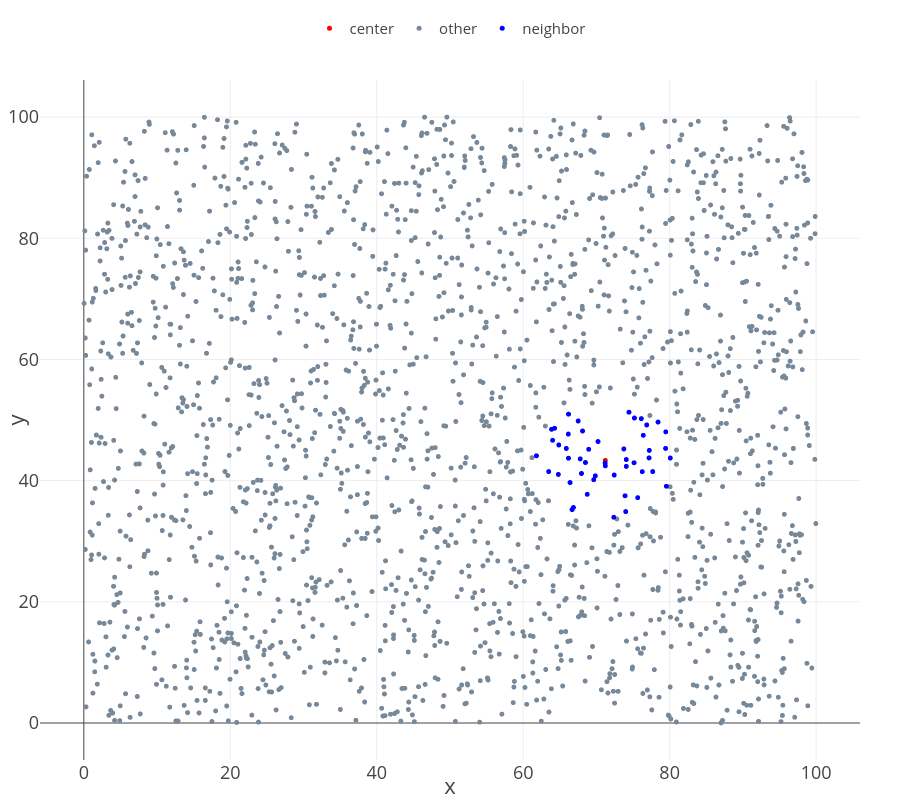

Notebook code cell kept with this figure:
### Code cell
fig = px.scatter(df,
                 x="x", 
                 y="y", 
                 color="category",
                 color_discrete_map={"other": "lightslategrey", "center": "red", "neighbor": "blue"})
fig.update_traces(marker=dict(size=5))
fig.update_layout(
    legend=dict(title_text='', 
                font_size=15,
                orientation="h",
                xanchor="center",
                x=0.5,
                yanchor="top",
                y=1.1),
    margin=dict(l=40, r=40, t=40, b=40),
    width=900, 
    height=800,
    template='presentation')
fig.show()

### Figure 1 — Plotly figure (JSON) as saved in the notebook; plotly's stock layout.template omitted (floating-point values rounded to 4 significant figures; data arrays with more than 128 entries replaced by an {"elided": "..."} marker saying what was removed)
{"data": [{"hovertemplate": "category=center<br>x=%{x}<br>y=%{y}<extra></extra>", "legendgroup": "center", "marker": {"color": "red", "size": 5, "symbol": "circle"}, "mode": "markers", "name": "center", "showlegend": true, "type": "scattergl", "x": [71.22], "xaxis": "x", "y": [43.33], "yaxis": "y"}, {"hovertemplate": "category=other<br>x=%{x}<br>y=%{y}<extra></extra>", "legendgroup": "other", "marker": {"color": "lightslategrey", "size": 5, "symbol": "circle"}, "mode": "markers", "name": "other", "showlegend": true, "type": "scattergl", "x": {"elided": "1950 float values"}, "xaxis": "x", "y": {"elided": "1950 float values"}, "yaxis": "y"}, {"hovertemplate": "category=neighbor<br>x=%{x}<br>y=%{y}<extra></extra>", "legendgroup": "neighbor", "marker": {"color": "blue", "size": 5, "symbol": "circle"}, "mode": "markers", "name": "neighbor", "showlegend": true, "type": "scattergl", "x": [78.42, 77.22, 70.22, 77.19, 76.87, 67.96, 69.85, 76.13, 75.19, 73.91, 75.64, 65.89, 64.28, 71.22, 61.81, 74.08, 68.11, 79.55, 66.16, 67.79, 71.19, 64.8, 69.63, 68.75, 72.37, 76.4, 68.95, 74.44, 80.09, 73.74, 66.18, 76.26, 75.14, 67.51, 74.0, 77.69, 66.68, 63.48, 68.5, 64.02, 66.4, 74.08, 72.43, 66.19, 79.45, 63.88, 79.47, 64.86, 66.86], "xaxis": "x", "y": [49.66, 44.99, 46.45, 43.75, 49.19, 41.18, 40.79, 50.23, 50.33, 37.5, 37.19, 45.31, 48.64, 42.44, 44.1, 43.48, 48.19, 39.07, 47.68, 43.59, 42.92, 41.02, 40.15, 37.74, 33.96, 47.48, 45.17, 51.29, 43.73, 45.23, 43.7, 41.48, 42.95, 49.84, 34.89, 41.49, 35.22, 41.49, 42.99, 46.66, 39.68, 42.35, 40.92, 50.97, 45.32, 48.47, 48.05, 45.89, 35.56], "yaxis": "y"}], "layout": {"height": 800, "legend": {"font": {"size": 15}, "orientation": "h", "title": {"text": ""}, "tracegroupgap": 0, "x": 0.5, "xanchor": "center", "y": 1.1, "yanchor": "top"}, "margin": {"b": 40, "l": 40, "r": 40, "t": 40}, "width": 900, "xaxis": {"anchor": "y", "domain": [0, 1], "title": {"text": "x"}}, "yaxis": {"anchor": "x", "domain": [0, 1], "title": {"text": "y"}}}}
